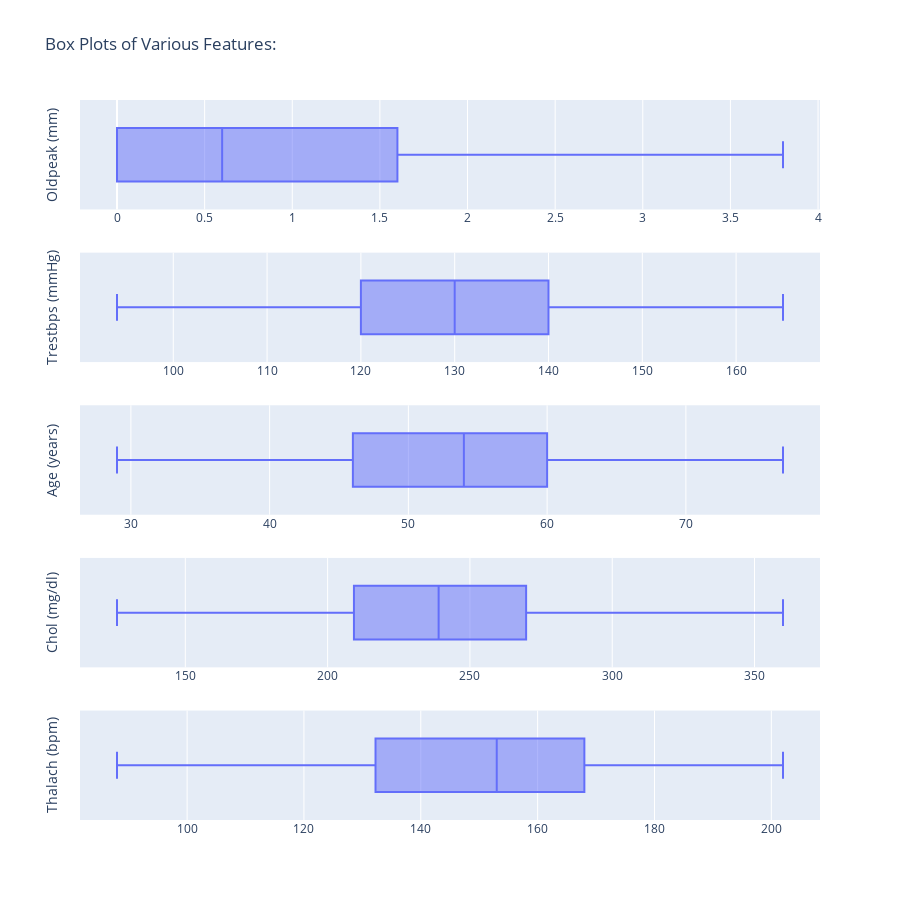

Notebook cell for this chart:
### Markdown cell above
### 24 Rows of data that contain the outliers were removed from the dataset. Below are the boxplots of the continuous variables with the outliers removed

### Code cell
temp= finaldata[['oldpeak','trestbps','age','chol','thalach']]
fig = make_subplots(rows=5)

# Add the box plots to the subplots
fig.add_trace(px.box(data_frame=temp, x='oldpeak').data[0], row=1, col=1)
fig.add_trace(px.box(data_frame=temp, x='trestbps').data[0], row=2, col=1)
fig.add_trace(px.box(data_frame=temp, x='age').data[0], row=3, col=1)
fig.add_trace(px.box(data_frame=temp, x='chol').data[0], row=4, col=1)
fig.add_trace(px.box(data_frame=temp, x='thalach').data[0], row=5, col=1)

# Update the layout and axes labels
fig.update_layout(title='Box Plots of Various Features:',height=900, width=900)

fig.update_yaxes(title_text='Oldpeak (mm)', row=1, col=1)
fig.update_yaxes(title_text='Trestbps (mmHg)', row=2, col=1)
fig.update_yaxes(title_text='Age (years)', row=3, col=1)
fig.update_yaxes(title_text='Chol (mg/dl)', row=4, col=1)
fig.update_yaxes(title_text='Thalach (bpm)', row=5, col=1)

# Show the plot
fig.show()

### Figure 1 — Plotly figure (JSON) as saved in the notebook; plotly's stock layout.template omitted (floating-point values rounded to 4 significant figures; data arrays with more than 128 entries replaced by an {"elided": "..."} marker saying what was removed)
{"data": [{"alignmentgroup": "True", "hovertemplate": "oldpeak=%{x}<extra></extra>", "legendgroup": "", "marker": {"color": "#636efa"}, "name": "", "notched": false, "offsetgroup": "", "orientation": "h", "showlegend": false, "type": "box", "x": {"elided": "279 float values"}, "x0": " ", "xaxis": "x", "y0": " ", "yaxis": "y"}, {"alignmentgroup": "True", "hovertemplate": "trestbps=%{x}<extra></extra>", "legendgroup": "", "marker": {"color": "#636efa"}, "name": "", "notched": false, "offsetgroup": "", "orientation": "h", "showlegend": false, "type": "box", "x": {"elided": "279 int values"}, "x0": " ", "xaxis": "x2", "y0": " ", "yaxis": "y2"}, {"alignmentgroup": "True", "hovertemplate": "age=%{x}<extra></extra>", "legendgroup": "", "marker": {"color": "#636efa"}, "name": "", "notched": false, "offsetgroup": "", "orientation": "h", "showlegend": false, "type": "box", "x": {"elided": "279 int values"}, "x0": " ", "xaxis": "x3", "y0": " ", "yaxis": "y3"}, {"alignmentgroup": "True", "hovertemplate": "chol=%{x}<extra></extra>", "legendgroup": "", "marker": {"color": "#636efa"}, "name": "", "notched": false, "offsetgroup": "", "orientation": "h", "showlegend": false, "type": "box", "x": {"elided": "279 int values"}, "x0": " ", "xaxis": "x4", "y0": " ", "yaxis": "y4"}, {"alignmentgroup": "True", "hovertemplate": "thalach=%{x}<extra></extra>", "legendgroup": "", "marker": {"color": "#636efa"}, "name": "", "notched": false, "offsetgroup": "", "orientation": "h", "showlegend": false, "type": "box", "x": {"elided": "279 int values"}, "x0": " ", "xaxis": "x5", "y0": " ", "yaxis": "y5"}], "layout": {"height": 900, "title": {"text": "Box Plots of Various Features:"}, "width": 900, "xaxis": {"anchor": "y", "domain": [0, 1]}, "xaxis2": {"anchor": "y2", "domain": [0, 1]}, "xaxis3": {"anchor": "y3", "domain": [0, 1]}, "xaxis4": {"anchor": "y4", "domain": [0, 1]}, "xaxis5": {"anchor": "y5", "domain": [0, 1]}, "yaxis": {"anchor": "x", "domain": [0.848, 1], "title": {"text": "Oldpeak (mm)"}}, "yaxis2": {"anchor": "x2", "domain": [0.636, 0.788], "title": {"text": "Trestbps (mmHg)"}}, "yaxis3": {"anchor": "x3", "domain": [0.424, 0.576], "title": {"text": "Age (years)"}}, "yaxis4": {"anchor": "x4", "domain": [0.212, 0.364], "title": {"text": "Chol (mg/dl)"}}, "yaxis5": {"anchor": "x5", "domain": [0, 0.152], "title": {"text": "Thalach (bpm)"}}}}
